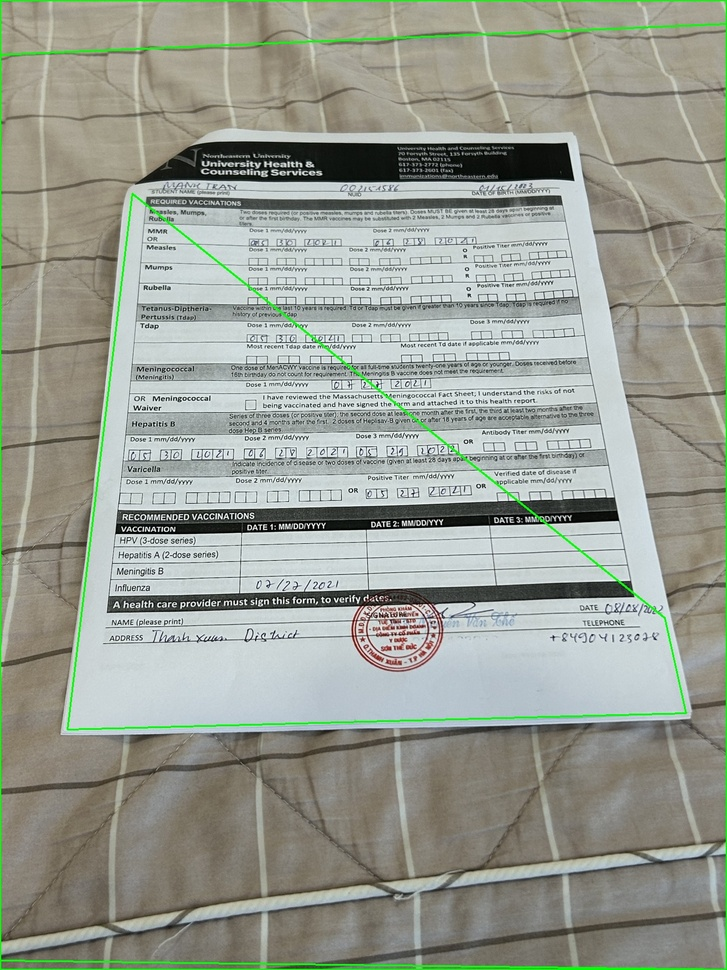
#> input picture debug_all_candidates.jpg, 727 x 970 px, shrunk from 1200 x 1600 before the run
$ python -i postprocess.py   (imports and definitions only)
#> lines starting #> are read from the running program, lines starting #| are printed output that depends on the picture
#> further down, picture is the input picture: shape (970, 727, 3); mean B, G, R 146.3, 156.8, 151.9
import numpy as np
import cv2

__all__ = ['gray_world_white_balance', 'illumination_correction']


def gray_world_white_balance(img):
    # 1. Convert to float to prevent uint8 overflow issues during math operations
    img_float = img.astype(np.float32)

    # 2. Calculate the average value for each color channel (Blue, Green, Red)
    # axis=(0,1) averages across rows and columns, leaving a 1D array of 3 channels
    avg_b = np.mean(img_float[:, :, 0])
    avg_g = np.mean(img_float[:, :, 1])
    avg_r = np.mean(img_float[:, :, 2])

    # 3. Calculate the overall baseline gray target (average of all 3 channel averages)
    avg_gray = (avg_b + avg_g + avg_r) / 3.0

    # 4. Compute scaling factors for each individual channel
    # Safeguard against zero-division in completely black channels
    scale_b = avg_gray / (avg_b if avg_b != 0 else 1.0)
    scale_g = avg_gray / (avg_g if avg_g != 0 else 1.0)
    scale_r = avg_gray / (avg_r if avg_r != 0 else 1.0)

    # 5. Apply scaling factors to equalize channel weights
    img_float[:, :, 0] *= scale_b
    img_float[:, :, 1] *= scale_g
    img_float[:, :, 2] *= scale_r

    # 6. Clip values to [0, 255] range and cast back to unsigned 8-bit integer
    corrected_img = np.clip(img_float, 0, 255).astype(np.uint8)

    return corrected_img

def illumination_correction(img):
    gray = cv2.cvtColor(img, cv2.COLOR_BGR2GRAY)
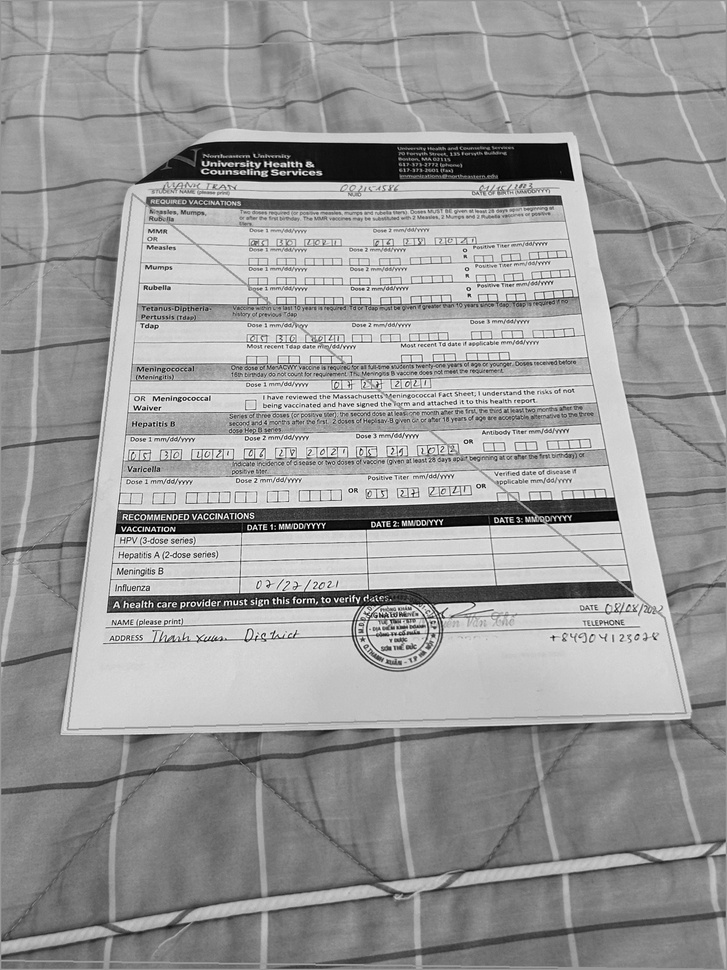
#> gray: shape (970, 727); min 0, max 255, mean 154.1

    background = cv2.GaussianBlur(gray, (0, 0), sigmaX=75)
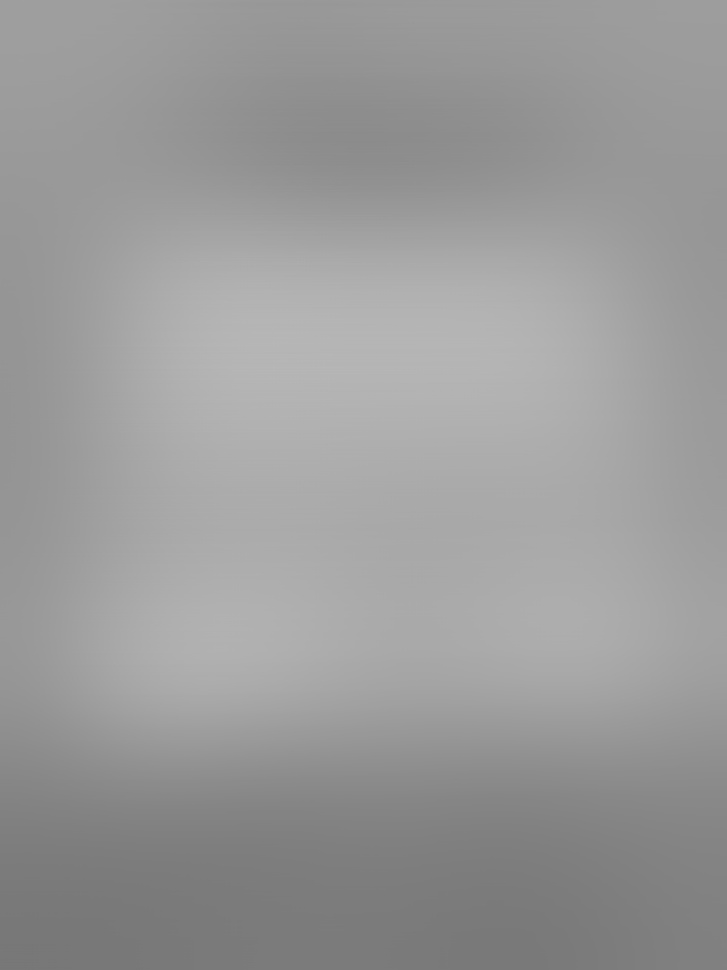
#> background: shape (970, 727); min 119, max 182, mean 154.1

    gray_f = gray.astype(np.float32)
    bg_f = background.astype(np.float32)

    corrected = gray_f / (bg_f + 1)
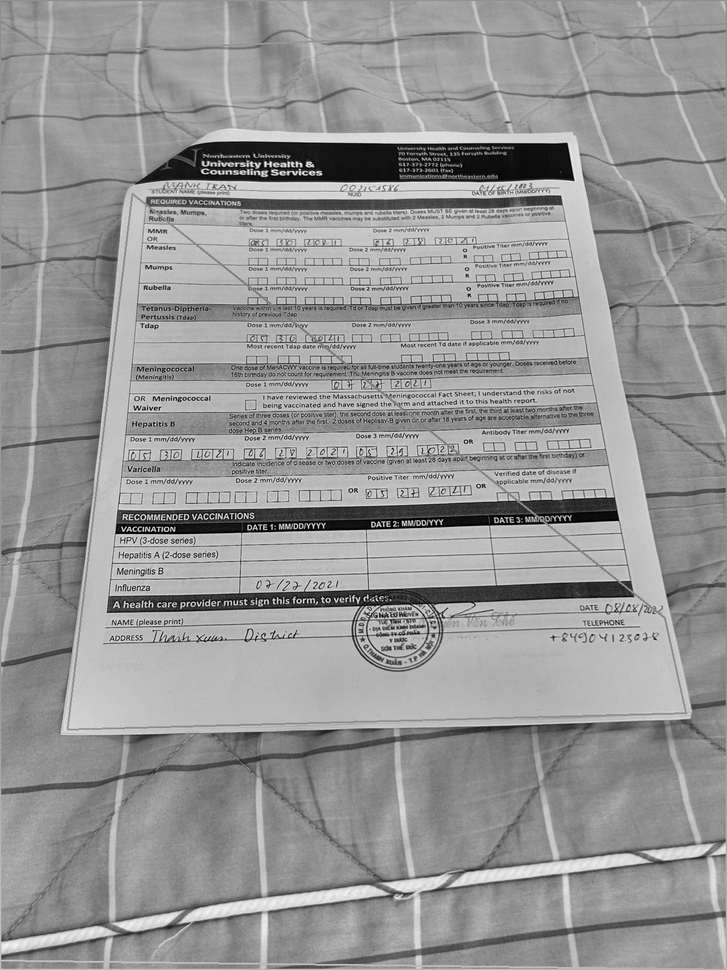
#> corrected: shape (970, 727) float32; min 0, max 1.68, mean 0.99; drawn with min black and max white
    corrected *= np.mean(bg_f)

    corrected = np.clip(corrected, 0, 255).astype(np.uint8)

    clahe = cv2.createCLAHE(
        clipLimit=1.5,
        tileGridSize=(16,16)
    )

    result = clahe.apply(corrected)
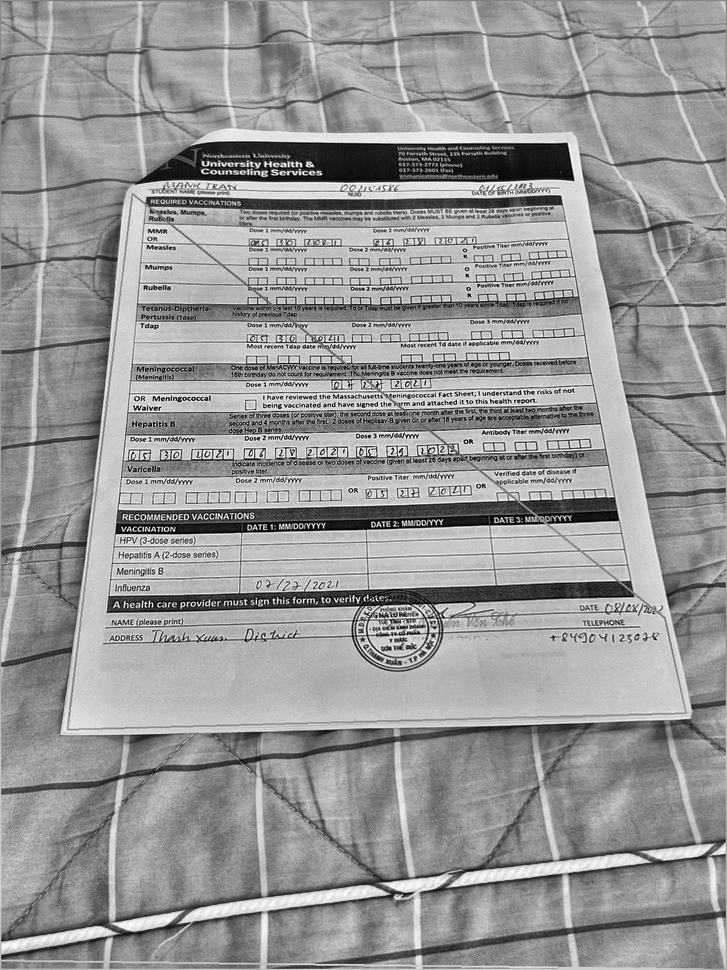
#> result: shape (970, 727); min 1, max 255, mean 150.7

    return result

>>> import cv2
>>> picture = cv2.imread('../debug_all_candidates.jpg')
>>> result = illumination_correction(picture)
